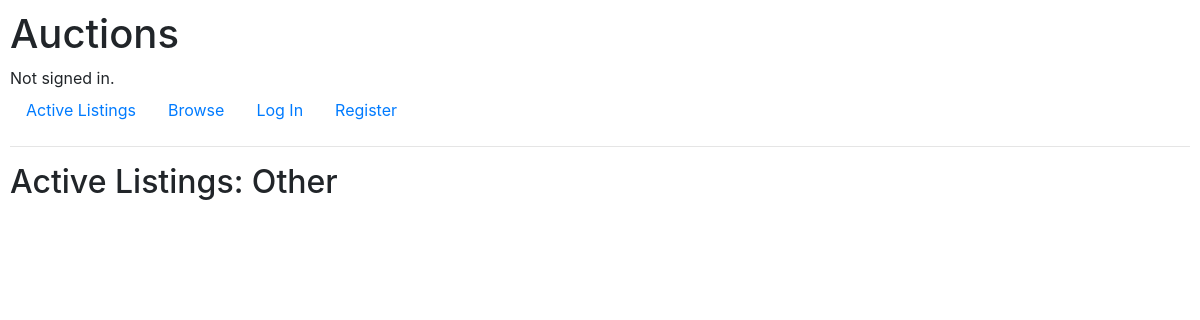
Page /category/other on the earlier database version.
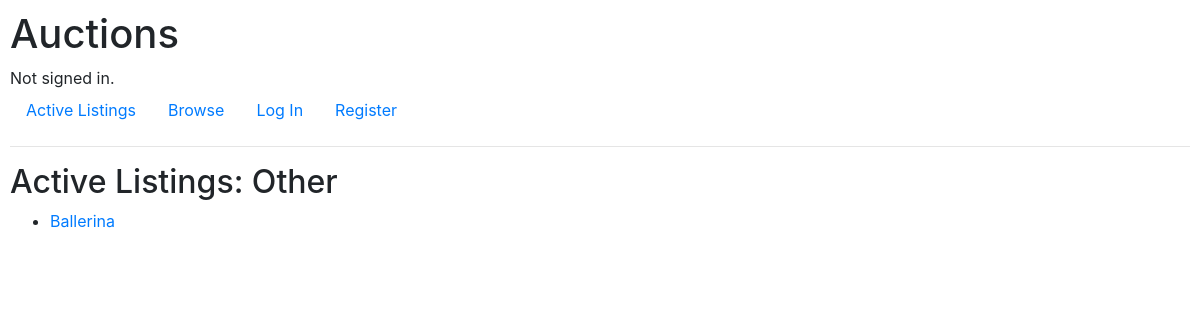
Same page on the later database version.
### auctions/models.py (models this page shows, shortened)
class Listing(models.Model):
    title = models.CharField(max_length=50)
    description = models.TextField(max_length=350)
    imageURL = models.URLField(max_length=250, blank=True, null=True)
    listing_created = models.DateField(auto_now_add=True)
    last_modified = models.DateTimeField(auto_now=True, blank=True, null=True)
    creator = models.ForeignKey(User, on_delete=models.CASCADE, related_name="listings_by_creator")
    winner = models.ForeignKey(User, on_delete=models.CASCADE, blank=True, null=True, related_name="winnings")
    STATUS = Choices('Active', 'Closed')
    status = StatusField()
    current_price = models.DecimalField(max_digits=10, blank=True, null=True, decimal_places=2)
    reserve = models.DecimalField(max_digits=10, decimal_places=2, default=0.01, validators = [MinValueValidator(Decimal('0.01'))])
    bidders = models.ManyToManyField(User, blank=True, related_name="listings")
    categories = models.ManyToManyField(Category, related_name="items_by_category")
    pet_type = models.ForeignKey(Pet, on_delete=models.CASCADE, related_name="items_by_pet")

### auctions/views.py (the view)
# urls.py: path("category/<slug:slug>", views.category, name="category")
def category(request, slug):
    pet_types = Pet.objects.all()
    is_pet = False
    for pet_type in pet_types:
        if slug == pet_type.slug:
            is_pet = True
    if is_pet:
        pet = Pet.objects.get(slug=slug)
        listings = pet.items_by_pet.filter(status='Active')
        category = pet.pet_type
    else:
        category = Category.objects.get(slug=slug)
        listings = category.items_by_category.filter(status='Active')
    return render(request, "auctions/category.html", {
        "category": category,
        "listings": listings
    })

### auctions/templates/auctions/category.html (shortened to what this page needs)
{% extends "auctions/layout.html" %}
{% block body %}
    <h2>Active Listings: {{ category }}</h2>
    <ul>
        {% for listing in listings %}
        <li>
            <a href="{% url 'listing' listing.id %}">
            {{ listing.title }}
            </a>
        </li>
        {% endfor %}
    </ul>
{% endblock %}

Differences in the rows shown:
added Listing: title "Ballerina"
